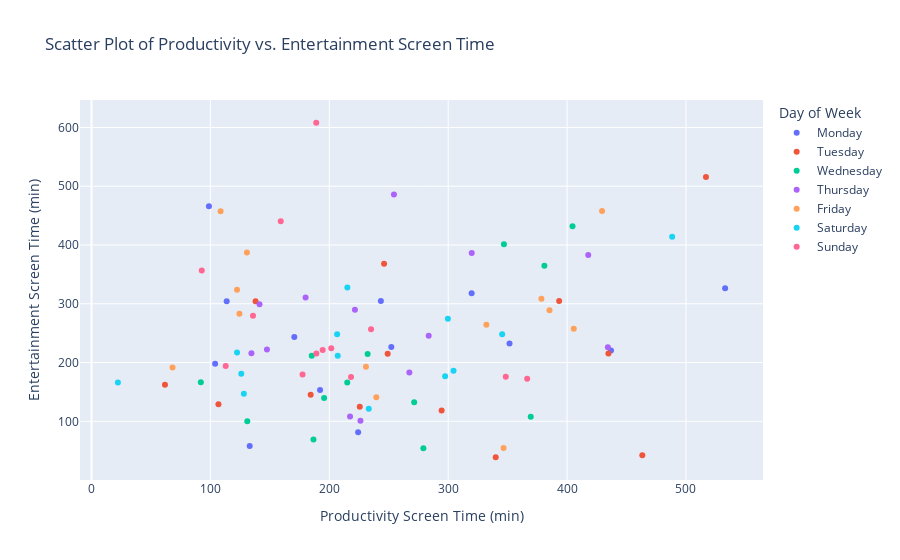

Here is the notebook cell this chart was saved with:
### Markdown cell above
The correlation being 0.15 means thay have a very weak positive relationship. in a sense that it being positive means as entertainmet time increases, productivity also tends to increase slightly. Weak in the sense the realationship is not strong enough to be meaningful for prediction or inference

### Code cell
import plotly.express as px

fig = px.scatter(
    pivot_df,
    x='productivity_time',
    y='entertainment_time',
    color=pivot_df['date_only'].apply(lambda x: pd.to_datetime(x).day_name()),  # color by day of week
    labels={
        'productivity_time': 'Productivity Screen Time (min)',
        'entertainment_time': 'Entertainment Screen Time (min)',
        'color': 'Day of Week'
    },
    title='Scatter Plot of Productivity vs. Entertainment Screen Time'
)

fig.show()

### Figure 1 — Plotly figure (JSON) as saved in the notebook; plotly's stock layout.template omitted (floating-point values rounded to 4 significant figures)
{"data": [{"hovertemplate": "Day of Week=Monday<br>Productivity Screen Time (min)=%{x}<br>Entertainment Screen Time (min)=%{y}<extra></extra>", "legendgroup": "Monday", "marker": {"color": "#636efa", "symbol": "circle"}, "mode": "markers", "name": "Monday", "orientation": "v", "showlegend": true, "type": "scatter", "x": [133.1, 224.3, 192.2, 113.7, 98.76, 351.6, 532.9, 319.7, 252.2, 436.9, 170.6, 243.4, 104.0], "xaxis": "x", "y": [57.9, 81.48, 153.2, 304.3, 466.1, 232.2, 326.5, 317.9, 226.4, 220.3, 243.4, 304.9, 198.1], "yaxis": "y"}, {"hovertemplate": "Day of Week=Tuesday<br>Productivity Screen Time (min)=%{x}<br>Entertainment Screen Time (min)=%{y}<extra></extra>", "legendgroup": "Tuesday", "marker": {"color": "#EF553B", "symbol": "circle"}, "mode": "markers", "name": "Tuesday", "orientation": "v", "showlegend": true, "type": "scatter", "x": [61.79, 340.0, 106.8, 294.5, 249.1, 516.8, 184.3, 434.8, 138.0, 463.3, 246.1, 225.6, 393.3], "xaxis": "x", "y": [162.3, 38.82, 129.0, 118.2, 214.8, 515.6, 145.2, 215.4, 304.3, 42.24, 367.9, 124.7, 304.7], "yaxis": "y"}, {"hovertemplate": "Day of Week=Wednesday<br>Productivity Screen Time (min)=%{x}<br>Entertainment Screen Time (min)=%{y}<extra></extra>", "legendgroup": "Wednesday", "marker": {"color": "#00cc96", "symbol": "circle"}, "mode": "markers", "name": "Wednesday", "orientation": "v", "showlegend": true, "type": "scatter", "x": [91.96, 346.9, 232.2, 195.6, 185.2, 271.4, 186.7, 131.0, 279.1, 404.6, 369.4, 215.1, 380.9], "xaxis": "x", "y": [166.3, 401.1, 214.7, 139.8, 211.5, 132.4, 68.83, 100.3, 54.19, 432.0, 107.7, 165.9, 364.6], "yaxis": "y"}, {"hovertemplate": "Day of Week=Thursday<br>Productivity Screen Time (min)=%{x}<br>Entertainment Screen Time (min)=%{y}<extra></extra>", "legendgroup": "Thursday", "marker": {"color": "#ab63fa", "symbol": "circle"}, "mode": "markers", "name": "Thursday", "orientation": "v", "showlegend": true, "type": "scatter", "x": [217.5, 283.6, 141.3, 417.8, 221.6, 147.6, 180.1, 134.5, 434.3, 254.4, 226.2, 319.8, 267.4], "xaxis": "x", "y": [108.2, 245.6, 299.3, 383.0, 289.9, 222.3, 310.8, 215.6, 226.0, 485.9, 100.9, 386.4, 183.0], "yaxis": "y"}, {"hovertemplate": "Day of Week=Friday<br>Productivity Screen Time (min)=%{x}<br>Entertainment Screen Time (min)=%{y}<extra></extra>", "legendgroup": "Friday", "marker": {"color": "#FFA15A", "symbol": "circle"}, "mode": "markers", "name": "Friday", "orientation": "v", "showlegend": true, "type": "scatter", "x": [122.4, 124.4, 385.2, 429.4, 346.6, 332.1, 230.8, 108.6, 130.7, 405.6, 239.6, 68.15, 378.4], "xaxis": "x", "y": [324.0, 283.1, 288.8, 457.7, 54.6, 264.4, 192.7, 457.4, 387.4, 257.3, 140.8, 191.4, 308.3], "yaxis": "y"}, {"hovertemplate": "Day of Week=Saturday<br>Productivity Screen Time (min)=%{x}<br>Entertainment Screen Time (min)=%{y}<extra></extra>", "legendgroup": "Saturday", "marker": {"color": "#19d3f3", "symbol": "circle"}, "mode": "markers", "name": "Saturday", "orientation": "v", "showlegend": true, "type": "scatter", "x": [126.0, 299.8, 488.4, 304.5, 207.1, 215.2, 128.1, 206.6, 345.4, 297.4, 22.21, 122.4, 233.2], "xaxis": "x", "y": [180.8, 274.7, 414.0, 185.9, 211.4, 327.5, 146.9, 248.1, 248.0, 176.7, 165.9, 217.3, 121.4], "yaxis": "y"}, {"hovertemplate": "Day of Week=Sunday<br>Productivity Screen Time (min)=%{x}<br>Entertainment Screen Time (min)=%{y}<extra></extra>", "legendgroup": "Sunday", "marker": {"color": "#FF6692", "symbol": "circle"}, "mode": "markers", "name": "Sunday", "orientation": "v", "showlegend": true, "type": "scatter", "x": [348.4, 201.7, 112.9, 92.74, 135.8, 218.3, 194.4, 235.1, 189.0, 366.4, 177.5, 189.1, 159.2], "xaxis": "x", "y": [176.0, 224.5, 193.9, 356.7, 279.8, 175.5, 221.4, 256.5, 608.0, 172.5, 179.4, 215.3, 440.3], "yaxis": "y"}], "layout": {"legend": {"title": {"text": "Day of Week"}, "tracegroupgap": 0}, "title": {"text": "Scatter Plot of Productivity vs. Entertainment Screen Time"}, "xaxis": {"anchor": "y", "domain": [0, 1], "title": {"text": "Productivity Screen Time (min)"}}, "yaxis": {"anchor": "x", "domain": [0, 1], "title": {"text": "Entertainment Screen Time (min)"}}}}
